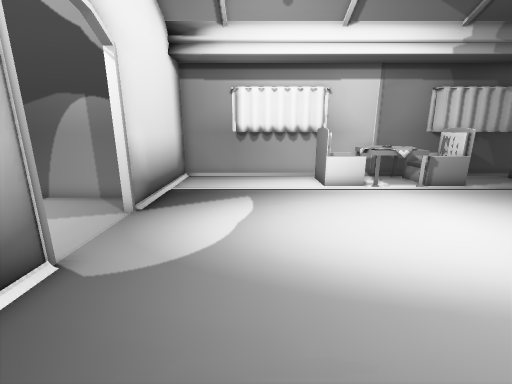
[1] (above)

16 first-person views from a walk through a scene from a Unity 3-D project. The camera is 1.5 m above the floor, tilts 14° down and sees 90° across. The floor is counted in squares, 0.5 m on a side. Each view is taken from the middle of a square. On the plan, view 1 faces up. The plan holds only what a view shows up to about 19 squares ahead; the rest is blank. The place goes on beyond the plan.

[2]
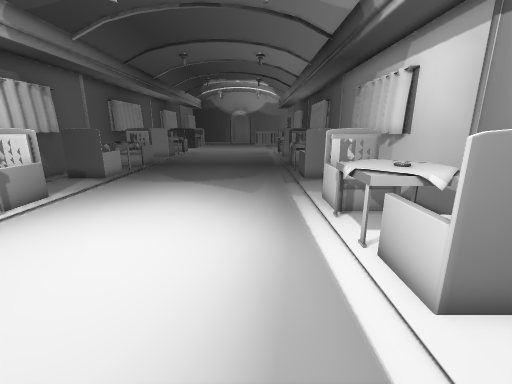

[3]
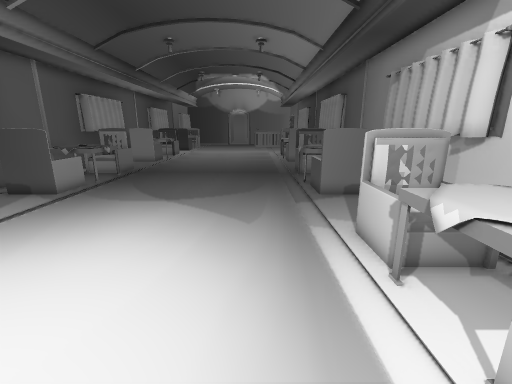

[4]
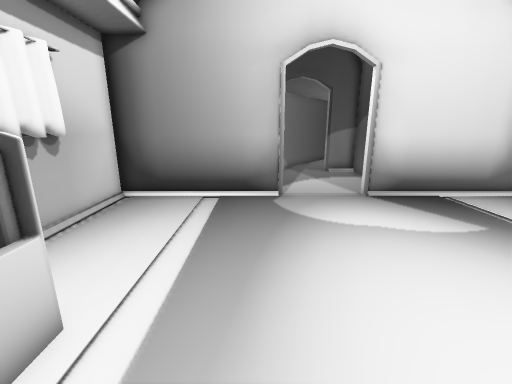

[5]
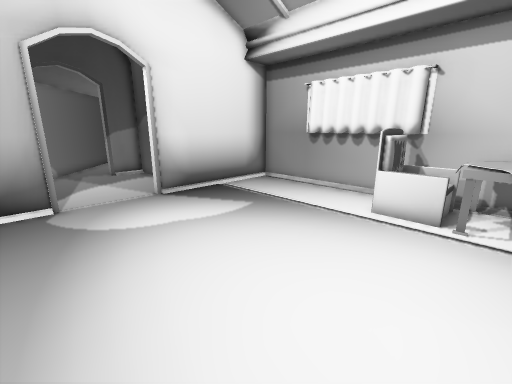

[6]
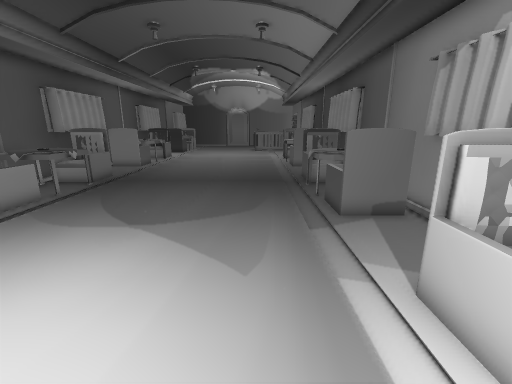

[7]
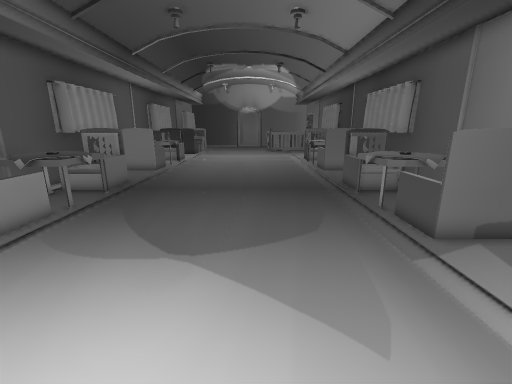

[8]
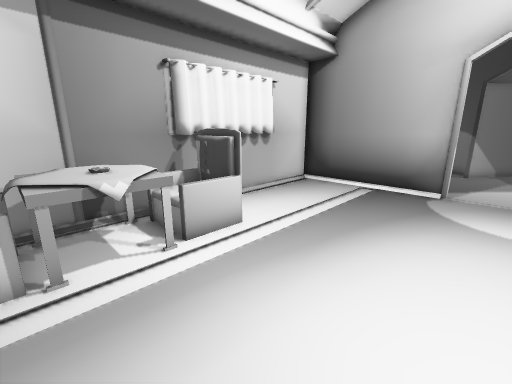

[9]
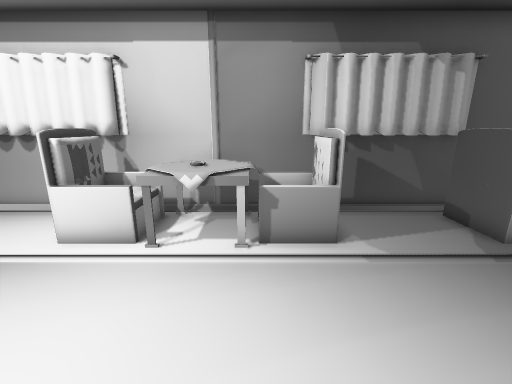

[10]
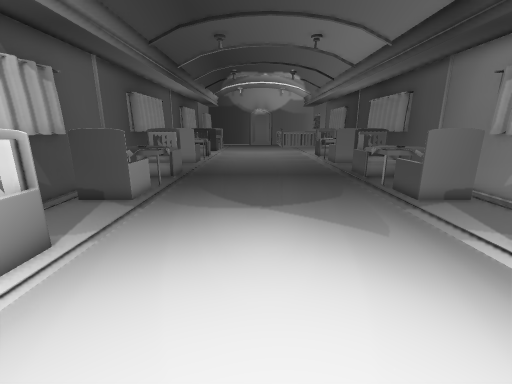

[11]
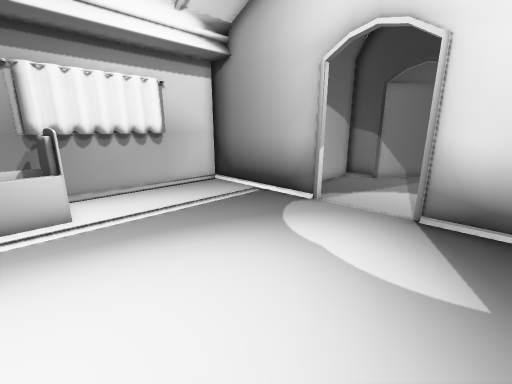

[12]
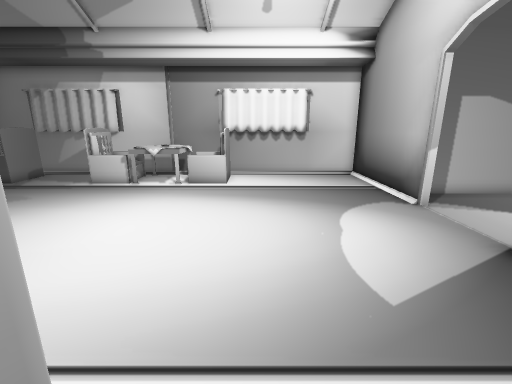

[13]
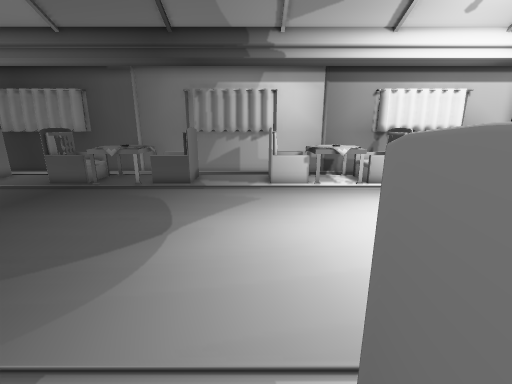

[14]
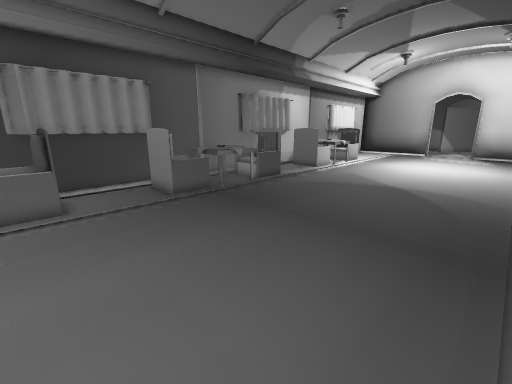

[15]
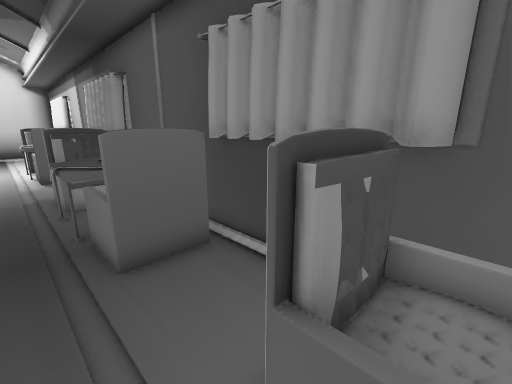

[16]
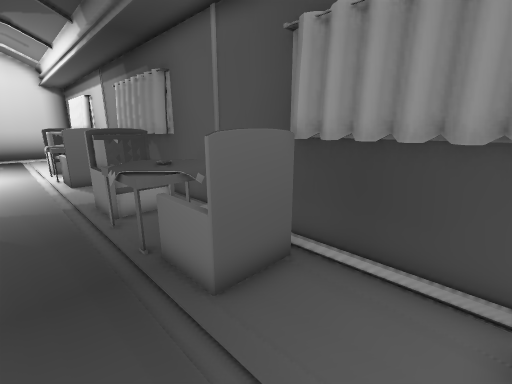

### Floor plan
Key: @ floor where view 1 was taken; # wall or solid block; x gap in a wall; . main floor; : floor 0.5 m higher than the main floor; = window, fence, low wall or low ledge; ^ raised ledge; O other object.
Columns run from 11 left of view 1 to 29 right of it. Each row starts with its distance up from view 1.
 17               #######        ######   ###
 16       ##########^#^^##########^^^#######^
 15       #........#^^^^^:#....#:^^^^:##...#^
 14       #........#=^^^^:#....#=^^^^:##...#^
 13       #........==x^^x=#....==x^^^==....==
 12       #................................ .
 11 #######.................................
 10 #.....#.................................
  9 #.....#..................................
  8 .........................................
  7 .........................................
  6 .........................................
  5 #.....#..................................
  4 #.....#..................................
  3 #######..................................
  2       #..................................
  1       #........=^^^^^^#....=O^^^^^=#...#^
  0       #....@...#^^^^^^#....# ^^^^^##...#=
 -1       #........#^^^^^^x....#=^^^^^##...#^
 -2       ###################################

Positions as (right, up) in squares from view 1, and headings:
1: (0, 0), facing up
2: (0, 4), facing right
3: (4, 4), facing right
4: (7, 4), facing left
5: (7, 4), facing up-left
6: (7, 4), facing right
7: (9, 6), facing right
8: (9, 7), facing down-left
9: (9, 7), facing up
10: (5, 8), facing right
11: (5, 11), facing down-left
12: (2, 15), facing down
13: (12, 15), facing down
14: (29, 12), facing down-left
15: (29, 12), facing up-left
16: (27, 11), facing up-left
